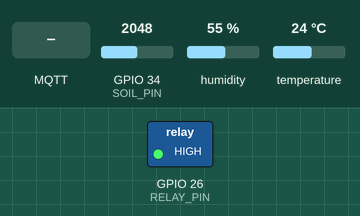
This sketch was run on a simulated ESP32. Parts: switched loads named in the sketch (green lamp = pin HIGH). Inputs (shaded band) come from the test bench; at power-on: GPIO 34 (SOIL_PIN) = 2048, humidity 55 %, temperature 24 °C. WiFi joins after 1.5 s; servers stay silent unless stated; no MQTT or app messages arrive unless stated.

Above: at 2.7 s.
2.8 s: MQTT message "ON" arrives on the first subscribed topic
At 3.5 s:
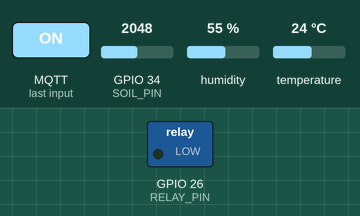
4.3 s: MQTT message "OFF" arrives on the first subscribed topic
At 4.6 s:
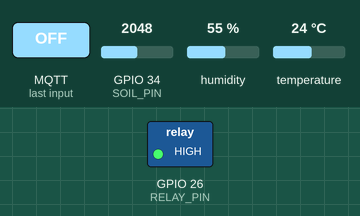
Timing chart, 0 to 7.3 s (numbered marks = the images above; inputs shaded):
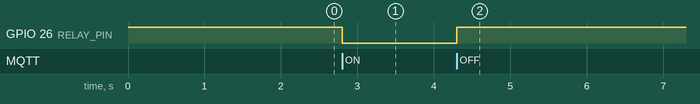

The sketch:

smart_plant.ino
```cpp
// ESP32 firmware: DHT22 GPIO4, soil sensor GPIO34, relay GPIO26.
#include <WiFi.h>
#include <PubSubClient.h>
#include <DHT.h>

const char* WIFI_SSID = "YOUR_WIFI";
const char* WIFI_PASS = "YOUR_PASSWORD";
const char* BROKER = "192.168.1.10"; // Replace with your PC's LAN IP
const char* DEVICE = "plant01";

const int SOIL_PIN = 34;
const int RELAY_PIN = 26;
const int DRY_ADC = 3200;
const int WET_ADC = 1300;
const unsigned long MAX_RUN_MS = 120000;

DHT dht(4, DHT22);
WiFiClient net;
PubSubClient mqtt(net);
bool pumpOn = false;
unsigned long pumpStart = 0;
unsigned long lastSend = 0;

String telemetryTopic = String("smartplant/") + DEVICE + "/telemetry";
String pumpTopic = String("smartplant/") + DEVICE + "/pump";

void setPump(bool on) {
  pumpOn = on;
  digitalWrite(RELAY_PIN, on ? LOW : HIGH); // Active-low relay
  if (on) pumpStart = millis();
}

void onMessage(char* topic, byte* payload, unsigned int len) {
  String command;
  for (unsigned int i = 0; i < len; i++) command += (char)payload[i];
  command.trim();
  if (command == "ON") setPump(true);
  else if (command == "OFF") setPump(false);
}

void connectAll() {
  if (WiFi.status() != WL_CONNECTED) {
    WiFi.begin(WIFI_SSID, WIFI_PASS);
    while (WiFi.status() != WL_CONNECTED) delay(500);
  }
  while (!mqtt.connected()) {
    if (mqtt.connect(DEVICE)) mqtt.subscribe(pumpTopic.c_str());
    else delay(2000);
  }
}

void setup() {
  pinMode(RELAY_PIN, OUTPUT);
  setPump(false);
  dht.begin();
  mqtt.setServer(BROKER, 1883);
  mqtt.setCallback(onMessage);
  connectAll();
}

void loop() {
  if (WiFi.status() != WL_CONNECTED || !mqtt.connected()) connectAll();
  mqtt.loop();

  if (pumpOn && millis() - pumpStart >= MAX_RUN_MS) setPump(false);

  if (millis() - lastSend >= 5000) {
    lastSend = millis();
    float temperature = dht.readTemperature();
    float humidity = dht.readHumidity();
    int raw = analogRead(SOIL_PIN);
    float soil = constrain(
      (DRY_ADC - raw) * 100.0 / (DRY_ADC - WET_ADC), 0, 100
    );

    if (!isnan(temperature) && !isnan(humidity)) {
      char message[120];
      snprintf(message, sizeof(message),
        "{\"temp\":%.1f,\"hum\":%.1f,\"soil\":%.1f,\"pump\":%d}",
        temperature, humidity, soil, pumpOn ? 1 : 0);
      mqtt.publish(telemetryTopic.c_str(), message);
    }
  }
}
```

Measured:
- after the input at 2.8 s, GPIO 26 (RELAY_PIN): HIGH → LOW at once
- after the input at 4.3 s, GPIO 26 (RELAY_PIN): LOW → HIGH at once
